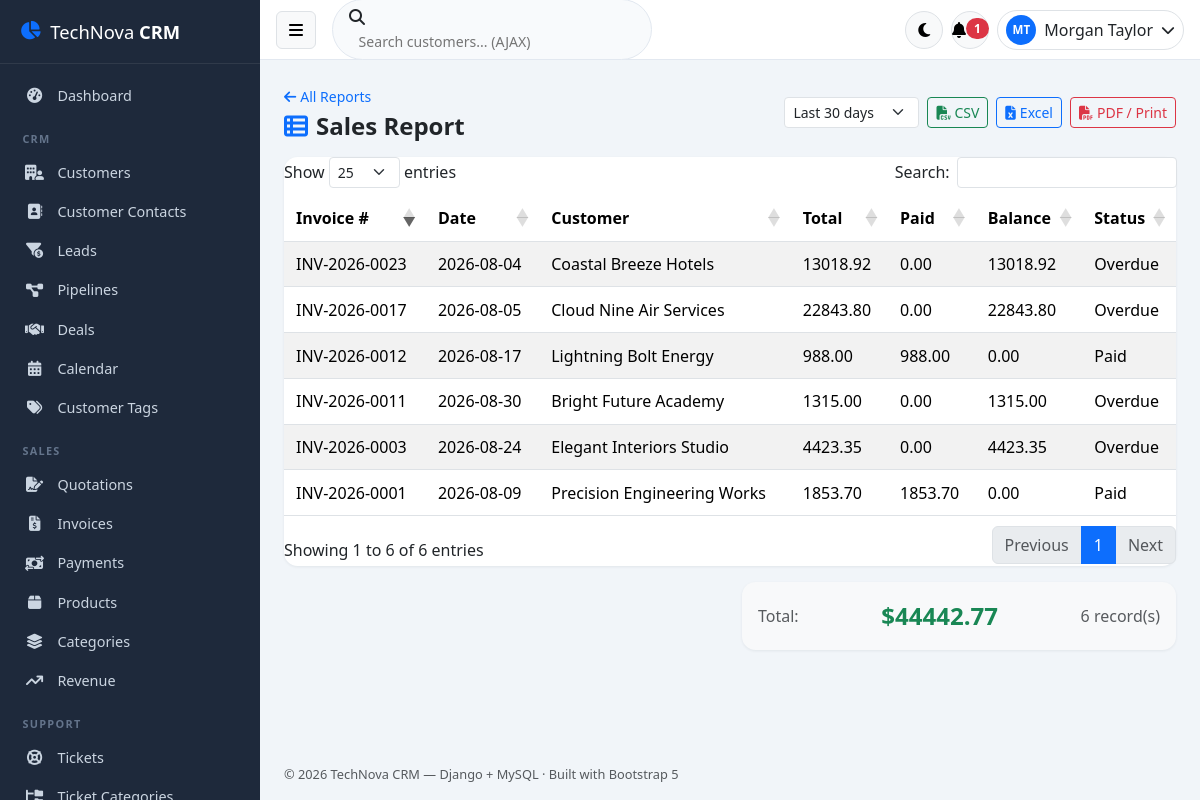
Page /reports/sales/ (signed in) on the committed database.
### crm/models.py (models this page shows, shortened)
class User(AbstractBaseUser):
    STATUS_CHOICES = [('Active', 'Active'), ('Inactive', 'Inactive'), ('Suspended', 'Suspended')]
    role = models.ForeignKey(Role, on_delete=models.PROTECT, db_column='role_id', null=True)
    first_name = models.CharField(max_length=50)
    last_name = models.CharField(max_length=50)
    username = models.CharField(max_length=50, unique=True)
    email = models.EmailField(max_length=100, unique=True)
    phone = models.CharField(max_length=20, blank=True, default='')
    avatar = models.ImageField(upload_to='avatars/', blank=True, null=True)
    address = models.CharField(max_length=255, blank=True, default='')
    status = models.CharField(max_length=20, choices=STATUS_CHOICES, default='Active')
    last_login = models.DateTimeField(blank=True, null=True)
    remember_token = models.CharField(max_length=100, blank=True, default='')
    created_at = models.DateTimeField(auto_now_add=True)
    updated_at = models.DateTimeField(auto_now=True)
    objects = UserManager()
    USERNAME_FIELD = 'username'
    REQUIRED_FIELDS = ['email', 'first_name', 'last_name']
    class Meta:
        db_table = 'users'
    @property
    def is_active(self):
        return self.status == 'Active'
    @property
    def full_name(self):
        return f'{self.first_name} {self.last_name}'.strip()
    def get_full_name(self):
        return self.full_name

class Invoice(models.Model):
    STATUS_CHOICES = [('Draft', 'Draft'), ('Sent', 'Sent'), ('Partial', 'Partial'), ('Paid', 'Paid'),
                      ('Overdue', 'Overdue'), ('Cancelled', 'Cancelled')]
    customer = models.ForeignKey(Customer, on_delete=models.CASCADE, db_column='customer_id')
    quote = models.ForeignKey(Quote, on_delete=models.SET_NULL, db_column='quote_id', null=True, blank=True)
    created_by = models.ForeignKey(User, on_delete=models.SET_NULL, db_column='created_by_id', null=True)
    invoice_number = models.CharField(max_length=30, unique=True)
    invoice_date = models.DateField()
    due_date = models.DateField(blank=True, null=True)
    subtotal = models.DecimalField(max_digits=14, decimal_places=2, default=0)
    tax = models.DecimalField(max_digits=14, decimal_places=2, default=0)
    discount = models.DecimalField(max_digits=14, decimal_places=2, default=0)
    total = models.DecimalField(max_digits=14, decimal_places=2, default=0)
    paid_amount = models.DecimalField(max_digits=14, decimal_places=2, default=0)
    balance = models.DecimalField(max_digits=14, decimal_places=2, default=0)
    status = models.CharField(max_length=15, choices=STATUS_CHOICES, default='Draft')
    notes = models.TextField(blank=True, default='')
    created_at = models.DateTimeField(auto_now_add=True)
    updated_at = models.DateTimeField(auto_now=True)
    class Meta:
        db_table = 'invoices'

class Customer(models.Model):
    TYPE_CHOICES = [('Individual', 'Individual'), ('Business', 'Business')]
    STATUS_CHOICES = [('Active', 'Active'), ('Inactive', 'Inactive'), ('Prospect', 'Prospect')]
    assigned_to = models.ForeignKey(User, on_delete=models.SET_NULL, db_column='assigned_to_id', null=True, blank=True,
                                    related_name='customers')
    customer_code = models.CharField(max_length=30, unique=True)
    company_name = models.CharField(max_length=150)
    customer_type = models.CharField(max_length=20, choices=TYPE_CHOICES, default='Business')
    first_name = models.CharField(max_length=50)
    last_name = models.CharField(max_length=50)
    email = models.EmailField(max_length=100)
    phone = models.CharField(max_length=20, blank=True, default='')
    mobile = models.CharField(max_length=20, blank=True, default='')
    website = models.CharField(max_length=150, blank=True, default='')
    industry = models.CharField(max_length=80, blank=True, default='')
    tax_number = models.CharField(max_length=50, blank=True, default='')
    billing_address = models.CharField(max_length=255, blank=True, default='')
    shipping_address = models.CharField(max_length=255, blank=True, default='')
    city = models.CharField(max_length=80, blank=True, default='')
    state = models.CharField(max_length=80, blank=True, default='')
    country = models.CharField(max_length=80, blank=True, default='')
    postal_code = models.CharField(max_length=20, blank=True, default='')
    status = models.CharField(max_length=20, choices=STATUS_CHOICES, default='Active')
    notes = models.TextField(blank=True, default='')
    image = models.ImageField(upload_to='customers/', blank=True, null=True)
    is_deleted = models.BooleanField(default=False, db_index=True)
    created_at = models.DateTimeField(auto_now_add=True)
    updated_at = models.DateTimeField(auto_now=True)
    class Meta:
        db_table = 'customers'
        indexes = [models.Index(fields=['email']), models.Index(fields=['company_name'])]

### crm/views/report_views.py (the view)
# urls.py: path('reports/sales/', views.sales_report),
@crm_login_required
def sales_report(request):
    start, end = _range(request)
    qs = Invoice.objects.select_related('customer').filter(invoice_date__gte=start.date())
    header = ['Invoice #', 'Date', 'Customer', 'Total', 'Paid', 'Balance', 'Status']
    rows = [[i.invoice_number, i.invoice_date.strftime('%Y-%m-%d'), i.customer.company_name,
             str(i.total), str(i.paid_amount), str(i.balance), i.status] for i in qs]
    if request.GET.get('format'):
        return _export_response(request, header, rows, 'sales_report')
    return render(request, 'reports/table.html', {
        'title': 'Sales Report',
        'header': header,
        'rows': rows,
        'total': sum(float(r[3]) for r in rows),
        'days': request.GET.get('days', 90),
    })

### templates/reports/table.html (shortened to what this page needs)
{% extends 'base.html' %}
{% block content %}
<div class="d-flex justify-content-between align-items-center mb-3 flex-wrap gap-2">
    <div>
        <a href="/reports/" class="small text-decoration-none"><i class="fa-solid fa-arrow-left me-1"></i>All Reports</a>
        <h4 class="fw-bold mb-0 mt-1"><i class="fa-solid fa-table-list text-primary me-2"></i>{{ title }}</h4>
    </div>
    <div class="d-flex gap-2 flex-wrap">
        {% if days %}
        <select id="daysSel" class="form-select form-select-sm w-auto" onchange="setDays(this.value)">
            <option value="30" {% if days == '30' %}selected{% endif %}>Last 30 days</option>
        </select>
        {% endif %}
        <a href="?{% if days %}days={{ days }}&amp;{% endif %}format=csv" class="btn btn-outline-success btn-sm">
            <i class="fa-solid fa-file-csv me-1"></i>CSV</a>
        <a href="?{% if days %}days={{ days }}&amp;{% endif %}format=excel" class="btn btn-outline-primary btn-sm">
            <i class="fa-solid fa-file-excel me-1"></i>Excel</a>
        <a href="?{% if days %}days={{ days }}&amp;{% endif %}format=pdf" target="_blank" class="btn btn-outline-danger btn-sm">
            <i class="fa-solid fa-file-pdf me-1"></i>PDF / Print</a>
    </div>
</div>
<div class="card"><div class="card-body p-0">
    <table id="repTable" class="table table-striped table-hover mb-0" style="width:100%">
        <thead><tr>{% for h in header %}<th>{{ h }}</th>{% endfor %}</tr></thead>
        <tbody>
            {% for row in rows %}
            <tr>{% for cell in row %}<td>{{ cell }}</td>{% endfor %}</tr>
            {% empty %}
            <tr><td colspan="{{ header|length }}" class="text-center text-muted py-4">No data for this period.</td></tr>
            {% endfor %}
        </tbody>
    </table>
</div></div>
<div class="row mt-3">
    <div class="col-md-6 offset-md-6">
        <div class="card bg-body-tertiary border-0">
            <div class="card-body d-flex justify-content-between align-items-center py-3">
                {% if total is not None %}<span class="text-muted">Total:</span>
                <span class="fs-4 fw-bold text-success">${{ total|floatformat:2 }}</span>{% endif %}
                {% if rows %}<span class="text-muted">{{ rows|length }} record(s)</span>{% endif %}
            </div>
        </div>
    </div>
</div>
{% endblock %}

### templates/base.html (shortened to what this page needs)
{% load static crm_extras %}
<!DOCTYPE html>
<html lang="en" data-bs-theme="light">
<head>
    <link href="https://cdn.jsdelivr.net/npm/bootstrap@5.3.3/dist/css/bootstrap.min.css" rel="stylesheet">
    <link href="{% static 'vendor/fontawesome/css/all.min.css' %}" rel="stylesheet">
    <link href="https://cdn.datatables.net/1.13.11/css/dataTables.bootstrap5.min.css" rel="stylesheet">
    <link href="https://cdn.datatables.net/buttons/2.4.2/css/buttons.bootstrap5.min.css" rel="stylesheet">
    <link href="https://cdn.jsdelivr.net/npm/fullcalendar@6.1.15/index.global.min.css" rel="stylesheet">
    <link rel="stylesheet" href="{% static_v 'css/style.css' %}">
</head>
<body class="{% if request.COOKIES.theme == 'dark' %}dark-mode{% endif %}">
<div class="sidebar" id="sidebar">
    <div class="sidebar-brand">
        <i class="fa-solid fa-chart-pie text-primary"></i>
        <span>TechNova <b>CRM</b></span>
    </div>
    {% if request.user.is_authenticated %}
    <ul class="sidebar-nav" id="sidebarNav">
        <li class="nav-item {% if request.path == '/' %}active{% endif %}">
            <a href="/" class="nav-link"><i class="fa-solid fa-gauge-high"></i><span>Dashboard</span></a>
        </li>
        <li class="nav-title">CRM</li>
        <li class="nav-item {% if '/customers' in request.path %}active{% endif %}">
            <a href="/customers/" class="nav-link"><i class="fa-solid fa-building-user"></i><span>Customers</span></a>
        </li>
        <li class="nav-item {% if '/contacts' in request.path and 'lead' not in request.path %}active{% endif %}">
            <a href="/contacts/" class="nav-link"><i class="fa-solid fa-address-book"></i><span>Customer Contacts</span></a>
        </li>
        <li class="nav-item {% if '/leads' in request.path %}active{% endif %}">
            <a href="/leads/" class="nav-link"><i class="fa-solid fa-filter-circle-dollar"></i><span>Leads</span></a>
        </li>
        <li class="nav-item {% if '/pipelines' in request.path %}active{% endif %}">
            <a href="/pipelines/" class="nav-link"><i class="fa-solid fa-diagram-project"></i><span>Pipelines</span></a>
        </li>
        <li class="nav-item {% if '/deals' in request.path %}active{% endif %}">
            <a href="/deals/" class="nav-link"><i class="fa-solid fa-handshake"></i><span>Deals</span></a>
        </li>
        <li class="nav-item {% if '/calendar' in request.path %}active{% endif %}">
            <a href="/calendar/" class="nav-link"><i class="fa-solid fa-calendar-days"></i><span>Calendar</span></a>
        </li>
        <li class="nav-item {% if '/tags' in request.path %}active{% endif %}">
            <a href="/tags/" class="nav-link"><i class="fa-solid fa-tags"></i><span>Customer Tags</span></a>
        </li>
        <li class="nav-title">Sales</li>
        <li class="nav-item {% if '/quotes' in request.path %}active{% endif %}">
            <a href="/quotes/" class="nav-link"><i class="fa-solid fa-file-signature"></i><span>Quotations</span></a>
        </li>
        <li class="nav-item {% if '/invoices' in request.path %}active{% endif %}">
            <a href="/invoices/" class="nav-link"><i class="fa-solid fa-file-invoice-dollar"></i><span>Invoices</span></a>
        </li>
        <li class="nav-item {% if '/payments' in request.path %}active{% endif %}">
            <a href="/payments/" class="nav-link"><i class="fa-solid fa-money-bill-transfer"></i><span>Payments</span></a>
        </li>
        <li class="nav-item {% if '/products' in request.path %}active{% endif %}">
            <a href="/products/" class="nav-link"><i class="fa-solid fa-box"></i><span>Products</span></a>
        </li>
        <li class="nav-item {% if '/categories' in request.path %}active{% endif %}">
            <a href="/categories/" class="nav-link"><i class="fa-solid fa-layer-group"></i><span>Categories</span></a>
        </li>
        <li class="nav-item {% if '/reports/revenue' in request.path %}active{% endif %}">
            <a href="/reports/revenue/" class="nav-link"><i class="fa-solid fa-arrow-trend-up"></i><span>Revenue</span></a>
        </li>
        <li class="nav-title">Support</li>
        <li class="nav-item {% if '/tickets' in request.path and 'categories' not in request.path %}active{% endif %}">
            <a href="/tickets/" class="nav-link"><i class="fa-solid fa-life-ring"></i><span>Tickets</span></a>
        </li>
        <li class="nav-item {% if '/ticket-categories' in request.path %}active{% endif %}">
            <a href="/ticket-categories/" class="nav-link"><i class="fa-solid fa-folder-tree"></i><span>Ticket Categories</span></a>
        </li>
    </ul>
    {% endif %}
</div>
<div class="main-area" id="mainArea">
    <nav class="topbar">
        <button class="btn btn-light border" id="sidebarToggle"><i class="fa-solid fa-bars"></i></button>
        <div class="topbar-search d-none d-md-block">
            <i class="fa-solid fa-magnifying-glass"></i>
            <input type="text" id="globalSearch" placeholder="Search customers... (AJAX)" autocomplete="off">
        </div>
        <div class="ms-auto d-flex align-items-center gap-2">
            <button class="btn btn-light border rounded-circle icon-btn" id="darkModeToggle" title="Toggle dark mode">
                <i class="fa-solid fa-moon"></i>
            </button>
            {% if request.user.is_authenticated %}
            <div class="dropdown">
                <button class="btn btn-light border position-relative rounded-circle icon-btn" data-bs-toggle="dropdown"
                        id="notifBell">
                    <i class="fa-solid fa-bell"></i>
                    <span class="badge bg-danger rounded-pill notif-count {% if not unread_notifications %}d-none{% endif %}"
                          id="notifCount">{{ unread_notifications }}</span>
                </button>
            </div>
            <div class="dropdown">
                <button class="btn d-flex align-items-center gap-2 border rounded-pill py-1 px-2" data-bs-toggle="dropdown">
                    {% if request.user.avatar %}
                    <img src="{{ request.user.avatar.url }}" class="avatar-sm" alt="">
                    {% else %}
                    <span class="avatar-sm avatar-initials bg-primary text-white">{{ request.user.first_name|slice:":1" }}{{ request.user.last_name|slice:":1" }}</span>
                    {% endif %}
                    <span class="d-none d-md-inline">{{ request.user.get_full_name|default:request.user.username }}</span>
                    <i class="fa-solid fa-chevron-down small"></i>
                </button>
            </div>
            {% endif %}
        </div>
    </nav>
    <main class="content p-3 p-lg-4">
        {% block content %}{% endblock %}
    </main>
    <footer class="content-footer text-muted small">
        © {% now "Y" %} TechNova CRM — Django + MySQL · Built with Bootstrap 5
    </footer>
</div>
</body>
</html>

### rows in the picture
User: user.first_name "M", user.last_name "T", user.get_full_name "Morgan Taylor"
Invoice: row "INV-2026-0001" "Paid"
Customer: row "Precision Engineering Works"
Invoice: row "INV-2026-0003" "Overdue"
Customer: row "Elegant Interiors Studio"
Invoice: row "INV-2026-0011" "Overdue"
Customer: row "Bright Future Academy"
Invoice: row "INV-2026-0012" "Paid"
Customer: row "Lightning Bolt Energy"
Invoice: row "INV-2026-0017" "Overdue"
Customer: row "Cloud Nine Air Services"
Invoice: row "INV-2026-0023" "Overdue"
Customer: row "Coastal Breeze Hotels"

### other values in the picture
{{ unread_notifications }} "1"
{{ title }} "Sales Report"
{{ h }} "Invoice #" "Date" "Customer" "Total" "Paid" "Balance" "Status"
{{ cell }} "2026-08-09" "1853.70" "1853.70" "0.00" "2026-08-24" "4423.35" "0.00" "4423.35" "2026-08-30" "1315.00" "0.00" "1315.00" "2026-08-17" "988.00" "988.00" "0.00" "2026-08-05" "22843.80" "0.00" "22843.80" "2026-08-04" "13018.92" "0.00" "13018.92"
{{ total|floatformat:2 }} "44442.77"
{{ rows|length }} "6"
